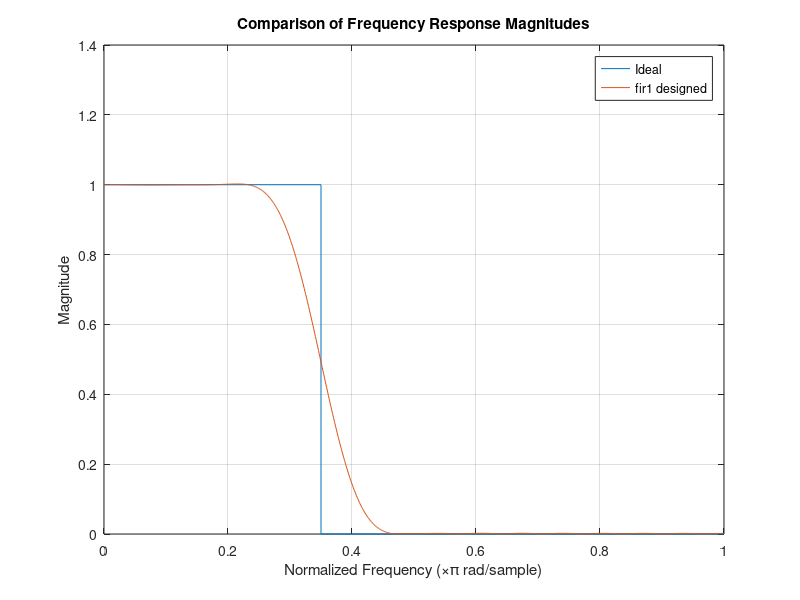

This figure's MATLAB source:
Ts = 0.05;
w1 = 0.5*(2*pi*Ts/pi)
w2 = 3.5*(2*pi*Ts/pi)
Wn = [w2]%[w1 w2]
% b = butter(40, Wn, 'bandpass');
b = fir1(30, Wn);%, 'bandpass');
[h,w] = freqz(b,1,1000);

f = [0 w1 w1 w2 w2 1];
m = [0 0 1 1 0 0];

f = [0 w2 w2 1];
m = [1 1 0 0];

% f = [0 0.6 0.6 0.8 0.8 1];
% m = [0 0 1 1 0 0 ];
% b = fir2(30,f,m);
% [h,w] = freqz(b,1,128);

% plot(f, m, w/pi,abs(h))
plot(f,m,w/pi,abs(h))
xlabel('Normalized Frequency (\times\pi rad/sample)')
ylabel('Magnitude')
legend('Ideal','fir1 designed')
% legend boxoff
title('Comparison of Frequency Response Magnitudes')
grid on